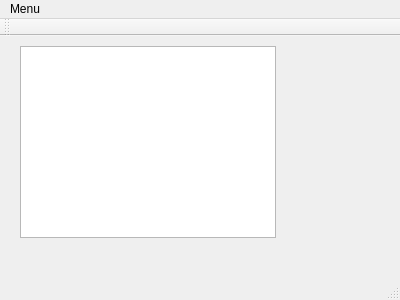
<?xml version="1.0" encoding="UTF-8"?>
<ui version="4.0">
 <class>MainWindow</class>
 <widget class="QMainWindow" name="MainWindow">
  <property name="geometry">
   <rect>
    <x>0</x>
    <y>0</y>
    <width>400</width>
    <height>300</height>
   </rect>
  </property>
  <property name="windowTitle">
   <string>MainWindow</string>
  </property>
  <widget class="QWidget" name="centralWidget">
   <widget class="QListView" name="listView">
    <property name="geometry">
     <rect>
      <x>20</x>
      <y>10</y>
      <width>256</width>
      <height>192</height>
     </rect>
    </property>
   </widget>
  </widget>
  <widget class="QMenuBar" name="menuBar">
   <property name="geometry">
    <rect>
     <x>0</x>
     <y>0</y>
     <width>400</width>
     <height>22</height>
    </rect>
   </property>
   <widget class="QMenu" name="menuMenu">
    <property name="title">
     <string>Menu</string>
    </property>
    <widget class="QMenu" name="menuItem1">
     <property name="title">
      <string>Item1</string>
     </property>
     <widget class="QMenu" name="menuitem1a">
      <property name="title">
       <string>item1a</string>
      </property>
      <widget class="QMenu" name="menuItem1b">
       <property name="title">
        <string>Item1b</string>
       </property>
       <addaction name="actionItem1d"/>
      </widget>
      <addaction name="menuItem1b"/>
     </widget>
     <addaction name="menuitem1a"/>
    </widget>
    <addaction name="menuItem1"/>
    <addaction name="actionItem2"/>
   </widget>
   <addaction name="menuMenu"/>
  </widget>
  <widget class="QToolBar" name="mainToolBar">
   <attribute name="toolBarArea">
    <enum>TopToolBarArea</enum>
   </attribute>
   <attribute name="toolBarBreak">
    <bool>false</bool>
   </attribute>
  </widget>
  <widget class="QStatusBar" name="statusBar"/>
  <action name="actionItem2">
   <property name="text">
    <string>Item2</string>
   </property>
  </action>
  <action name="actionItem1d">
   <property name="text">
    <string>Item1c</string>
   </property>
  </action>
 </widget>
 <layoutdefault spacing="6" margin="11"/>
 <resources/>
 <connections/>
</ui>
